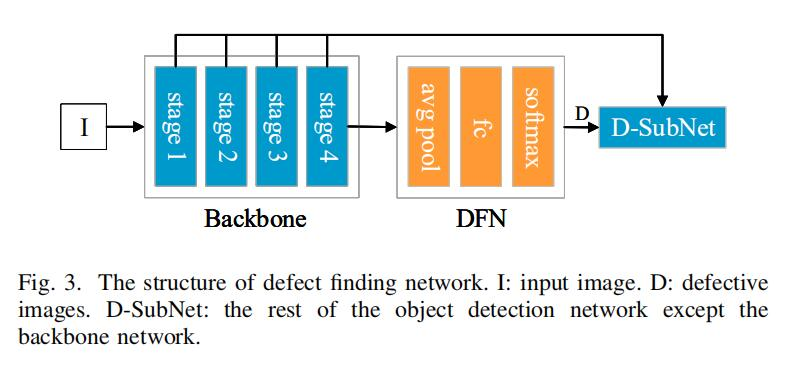
#> input picture imgs/2.jpg, 786 x 375 px, given in place of 220_140_t20201124140233485_CAM2.jpg, which was not available
$ python detect_max_rect.py
#> lines starting #> are read from the running program, lines starting #| are printed output that depends on the picture; after the words box and inside, x2 and y2 are one past the last pixel; in counts of white or black regions, pixels touching at a corner belong together; pictures that were not available may be replaced by others from this repository, and a replacement may not be noted
import cv2
import heapq
import numpy as np


def get_intersection(a, b):
    y = (a[1] * np.cos(b[0]) - b[1] * np.cos(a[0])) / (np.sin(a[0]) * np.cos(b[0]) - np.sin(b[0]) * np.cos(a[0]))
    x = (a[1] * np.sin(b[0]) - b[1] * np.sin(a[0])) / (np.cos(a[0]) * np.sin(b[0]) - np.cos(b[0]) * np.sin(a[0]))
    return (x, y)


def _max_rect(lines, min_angle=2):
    res = {}
    for x1, y1, x2, y2 in lines[:]:
        radian = np.arctan((x1 - x2) / (y2 - y1))
        if np.isnan(radian):
            continue
        dist = x1 * np.cos(radian) + y1 * np.sin(radian)
        th = int((radian * 180 / np.pi) // min_angle)
        if th not in res:
            res[th] = []
        res[th].append([radian, dist])
    res_counter = [[len(v), k] for k, v in res.items()]
    topk = heapq.nlargest(2, res_counter, key=lambda x: x)
    if len(topk) < 2:
        return None, None
    min_k, max_k = topk[0][1], topk[1][1]
    r1, r2 = np.array(res[min_k]), np.array(res[max_k])
    r1_min_idx, r1_max_idx = np.argmin(r1[:, 1]), np.argmax(r1[:, 1])
    r2_min_idx, r2_max_idx = np.argmin(r2[:, 1]), np.argmax(r2[:, 1])
    l, r, t, b = r1[r1_min_idx], r1[r1_max_idx], r2[r2_min_idx], r2[r2_max_idx]
    if l is None or r is None or t is None or b is None:
        return None, None
    p1 = get_intersection(l, t)
    p2 = get_intersection(t, r)
    p3 = get_intersection(r, b)
    p4 = get_intersection(b, l)
    rect = (min(p1[0], p2[0], p3[0], p4[0]), min(p1[1], p2[1], p3[1], p4[1]),
            max(p1[0], p2[0], p3[0], p4[0]), max(p1[1], p2[1], p3[1], p4[1]))
    if sum(np.isnan(rect)) or sum(np.isinf(rect)):
        return None, None
    return rect, (p1, p2, p3, p4)


def detect_max_rect(image, threshold='ostu', method='HoughLinesP'):
    if isinstance(image, str):
        image = cv2.imread(image)
    img = cv2.cvtColor(image, cv2.COLOR_RGB2GRAY)
    if isinstance(threshold, str) and threshold == 'ostu':
        thr, img = cv2.threshold(img, 0, 255, cv2.THRESH_OTSU)
    elif str(threshold).isdigit():
        thr = float(threshold)
    else:
        thr = 50
    if method == 'findContours':
        if threshold != 'ostu':
            print('Warning!!! findContours method must ostu threshold!')
        contours, hierarchy = cv2.findContours(img, cv2.RETR_EXTERNAL, cv2.CHAIN_APPROX_NONE)
        if len(contours) < 1:
            return None, None
        max_ind = 0
        for i in range(len(contours)):
            if len(contours[max_ind]) < len(contours[i]):
                max_ind = i
        rect = cv2.boundingRect(contours[max_ind])
        return rect, None
    elif method == 'HoughLinesP':
        canny_img = cv2.Canny(img, thr, 255)
        w, h = canny_img.shape
        minLineLength = int(min(w, h) / 2)
        maxLineGap = int(np.sqrt(w * w + h * h))
        lines = cv2.HoughLinesP(canny_img, 1, np.pi / 180, int(minLineLength / 10),
                                minLineLength=minLineLength, maxLineGap=maxLineGap)
        if lines is None or len(lines) < 1:
            return None, None
        lines = lines[:, 0, :]  # 提取为二维
        rect, pts = _max_rect(lines)
        return rect, pts
    else:
        raise Exception("No such {} implement method!".format(method))


def debug_detect_max_rect():
    import glob
    from tqdm import tqdm
    import matplotlib.pyplot as plt
    def _draw(img):
        rect, pts = detect_max_rect(img)
        if rect is not None:
            x1, y1, x2, y2 = [int(x) for x in rect]
            cv2.rectangle(img, (x1, y1), (x2, y2), (0, 0, 255), 2)
            if pts is not None:
                for i in range(len(pts)):
                    c = [int(x) for x in pts[i]]
                    cv2.circle(img, (c[0], c[1]), 5, (0, 255, 0), 2)
        return img

    def check_dir(dir1):
        for path in tqdm(glob.glob(dir1)):
            rect, pts = detect_max_rect(path, method='findContours')
            if rect is None:
                print(path, "can not detect rect!")

    # dir1 = "/home/lifeng/undone-work/dataset/detection/tile/tile_round1_train_20201231/train_imgs/*"
    # dir2 = "/home/lifeng/undone-work/dataset/detection/tile/tile_round1_testA_20201231/testA_imgs/*"
    # check_dir(dir2) and check_dir(dir1)

    image = cv2.imread("C:/Users/97412/Pictures/220_140_t20201124140233485_CAM2.jpg")
    cv2.imwrite("220_140_t20201124140233485_CAM2_detect.jpg", _draw(image))
    cap = cv2.VideoCapture(0)
    cap.set(3, 300)
    cap.set(4, 300)
    while True:
        ret, frame = cap.read()
        cv2.imshow("detect", _draw(frame))
        if cv2.waitKey(1) & 0xFF == ord('q'):
            break
    cap.release()
    cv2.destroyAllWindows()


def debug():
    debug_detect_max_rect()
#> in debug_detect_max_rect, image is the input picture: shape (375, 786, 3); mean B, G, R 231.7, 232.8, 225.9
#> in detect_max_rect, `img = cv2.cvtColor(image, cv2.COLOR_RGB2GRAY)`:
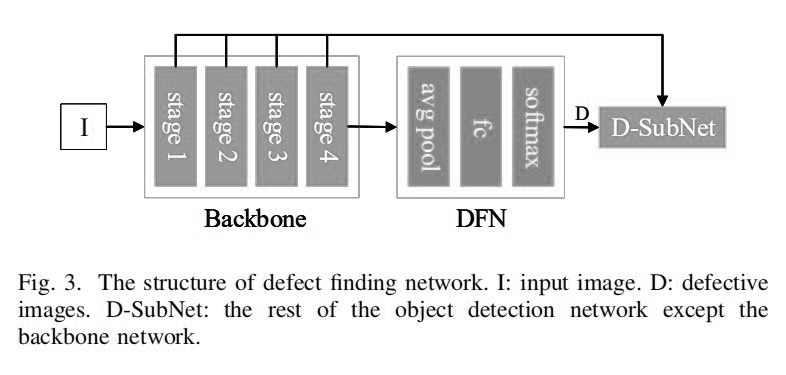
#> img: shape (375, 786); min 0, max 255, mean 231.7
#> in detect_max_rect, `thr, img = cv2.threshold(img, 0, 255, cv2.THRESH_OTSU)`:
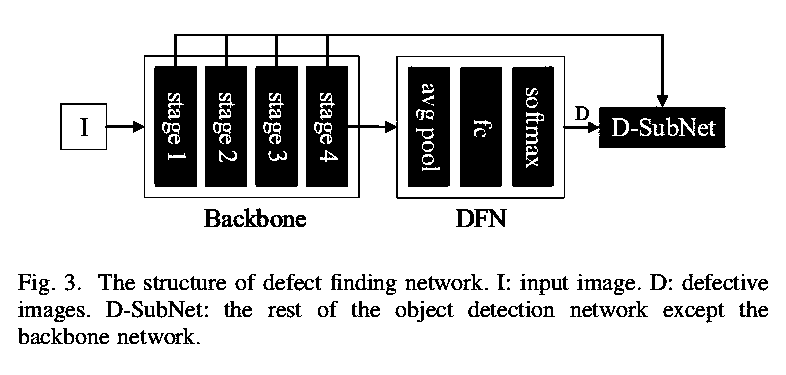
#> img: shape (375, 786); 82.5% white; 167 black regions (30 under 20 px), largest, box (x1, y1, x2, y2) and area: (60, 34, 726, 199) 27331, (460, 67, 502, 187) 4939, (408, 66, 450, 187) 4616
#> in detect_max_rect, `thr, img = cv2.threshold(img, 0, 255, cv2.THRESH_OTSU)`: thr = 191
#> in detect_max_rect, `canny_img = cv2.Canny(img, thr, 255)`:
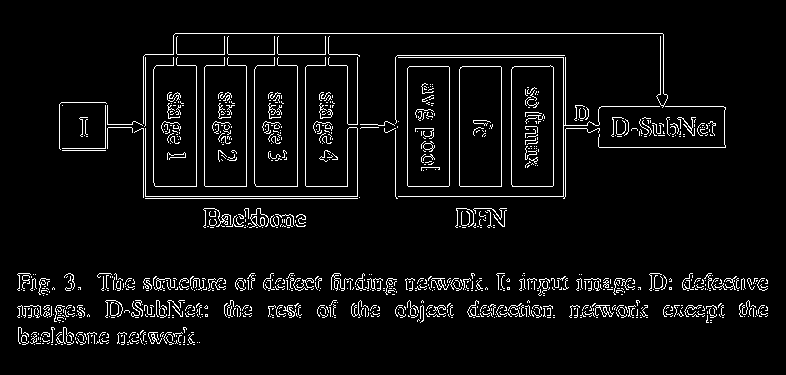
#> canny_img: shape (375, 786); 5.2% white in thin lines or dots, all inside (x1, y1, x2, y2) = (17, 33, 768, 345)
#> in detect_max_rect, `lines = cv2.HoughLinesP(canny_img, 1, np.pi / 180, int(minLineLength /..`: lines = 139 rows, first 6: [175, 33, 662, 33], [18, 290, 735, 277], [143, 196, 565, 196], [18, 306, 707, 318], [143, 186, 565, 186], [144, 55, 663, 55]
#> the loop in _max_rect, `for x1, y1, x2, y2 in lines[:]:` made 139 passes
#> (x1, y1, x2, y2, radian, dist, th) on passes 1 to 12: (175, 33, 662, 33, -1.57, -33, -45), (18, 290, 735, 277, 1.55, 290.3, 44), (143, 196, 565, 196, -1.57, -196, -45), (18, 306, 707, 318, -1.55, -305.6, -45), (143, 186, 565, 186, -1.57, -186, -45), (144, 55, 663, 55, -1.57, -55, -45), (21, 305, 764, 305, -1.57, -305, -45), (145, 54, 663, 54, -1.57, -54, -45), (59, 106, 723, 106, -1.57, -106, -45), (59, 137, 724, 125, 1.55, 138, 44), (18, 275, 767, 288, -1.55, -274.6, -45), (19, 278, 738, 290, -1.55, -277.6, -45)
#> (radian, dist, th) on passes 115, 131, 134: (-0.0498, 271.2, -2), (0.0836, 280, 2), (-0.0181, 324.3, -1)
#> after the loop in _max_rect, `for x1, y1, x2, y2 in lines[:]:`: res = 9 items
#> in _max_rect, `res_counter = [[len(v), k] for k, v in res.items()]`: res_counter = [[65, -45], [36, 44], [20, 0], [7, 43], [6, -44], [1, 42], [2, -2], [1, 2], [1, -1]]
#> in _max_rect, `topk = heapq.nlargest(2, res_counter, key=lambda x: x)`: topk = [[65, -45], [36, 44]]
#> in _max_rect, `min_k, max_k = topk[0][1], topk[1][1]`: min_k = -45; max_k = 44
#> in _max_rect, `r1, r2 = np.array(res[min_k]), np.array(res[max_k])`: r1 = 65 pairs, first value -1.57 to -1.54, second value -314.6 to -33; r2 = 36 pairs, first value 1.54 to 1.55, second value 104.1 to 345.5
#> in _max_rect, `r1_min_idx, r1_max_idx = np.argmin(r1[:, 1]), np.argmax(r1[:, 1])`: r1_min_idx = 40; r1_max_idx = 0
#> in _max_rect, `r2_min_idx, r2_max_idx = np.argmin(r2[:, 1]), np.argmax(r2[:, 1])`: r2_min_idx = 4; r2_max_idx = 13
#> in _max_rect, `l, r, t, b = r1[r1_min_idx], r1[r1_max_idx], r2[r2_min_idx], r2[r2_max..`: l = [-1.55, -314.6]; r = [-1.57, -33]; t = [1.54, 104.1]; b = [1.54, 345.5]
#> in get_intersection, `y = (a[1] * np.cos(b[0]) - b[1] * np.cos(a[0])) / (np.sin(a[0]) * np.c..`: y = 244.6
#> in get_intersection, `x = (a[1] * np.sin(b[0]) - b[1] * np.sin(a[0])) / (np.cos(a[0]) * np.s..`: x = -4026.2
#> in _max_rect, `p1 = get_intersection(l, t)`: p1 = (-4026.2, 244.6)
#> in _max_rect, `p2 = get_intersection(t, r)`: p2 = (2039, 33)
#> in _max_rect, `p3 = get_intersection(r, b)`: p3 = (9324.5, 33)
#> in _max_rect, `p4 = get_intersection(b, l)`: p4 = (608.9, 325.3)
#> in _max_rect, `rect = (min(p1[0], p2[0], p3[0], p4[0]), min(p1[1], p2[1], p3[1], p4[1..`: rect = (-4026.2, 33, 9324.5, 325.3)
#> in detect_max_rect, `rect, pts = _max_rect(lines)`: pts = ((-4026.2, 244.6), (2039, 33), (9324.5, 33), (608.9, 325.3))
#> in _draw, `rect, pts = detect_max_rect(img)`: rect = (-4026.2, 33, 9324.5, 325.3)
#> in _draw, `x1, y1, x2, y2 = [int(x) for x in rect]`: x1 = -4026; y1 = 33; x2 = 9324; y2 = 325
#> in _draw, `cv2.rectangle(img, (x1, y1), (x2, y2), (0, 0, 255), 2)`:
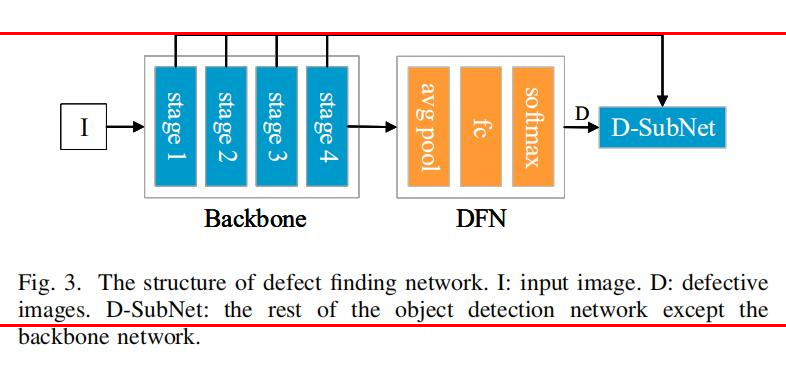
#> img: shape (375, 786, 3); 1.6% of pixels changed, all inside (x1, y1, x2, y2) = (0, 32, 786, 327)
#> the loop in _draw, `for i in range(len(pts)):` made 4 passes
#> c on passes 1 to 4: [-4026, 244], [2038, 33], [9324, 33], [608, 325]
#> after the loop in _draw, `for i in range(len(pts)):`: img: shape (375, 786, 3); 0.03% of pixels changed, all inside (x1, y1, x2, y2) = (602, 319, 615, 332)
#> the loop in _max_rect (call 2), `for x1, y1, x2, y2 in lines[:]:` made 139 passes
#> the loop in _draw (call 2), `for i in range(len(pts)):` made 4 passes
#> (key q is pressed here)


if __name__ == '__main__':
    debug()
